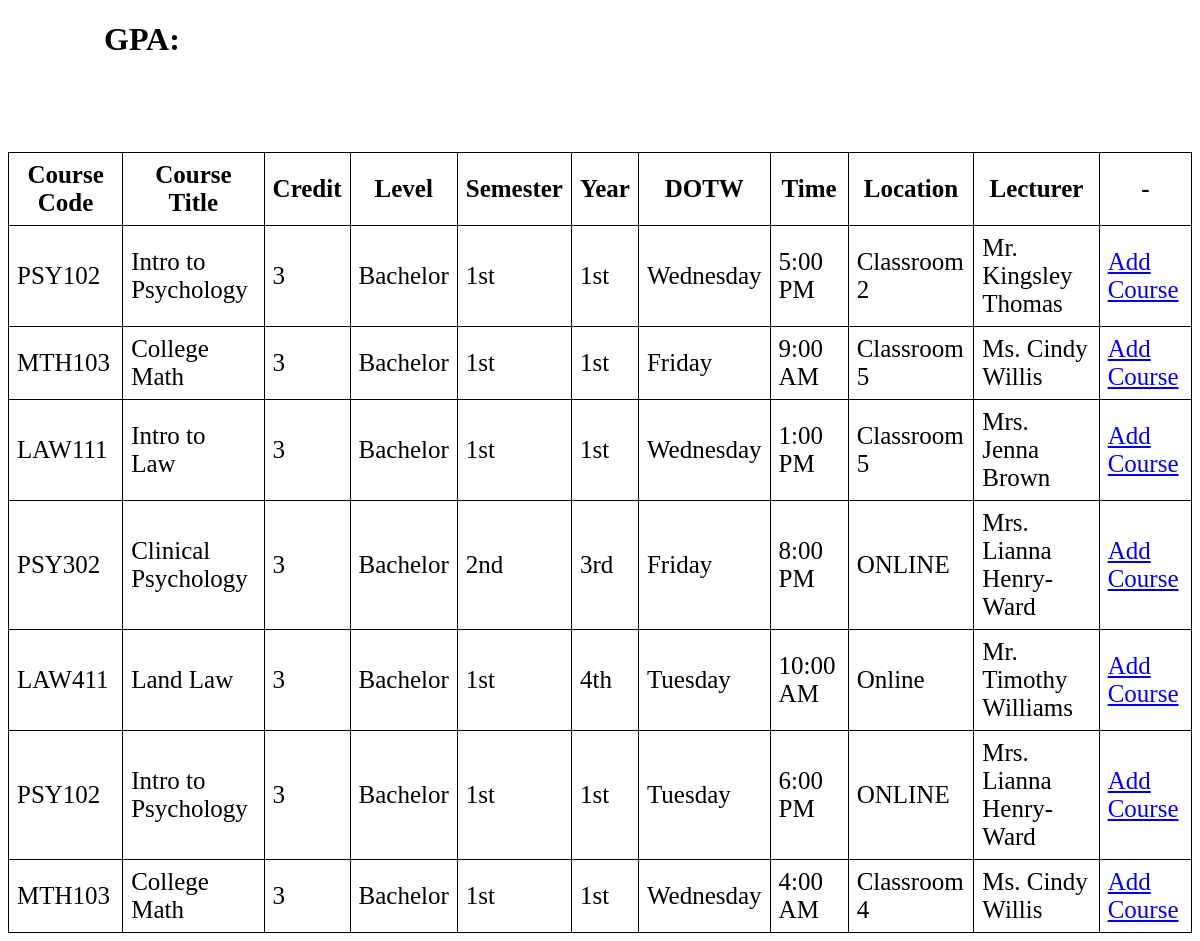
The app's page /addcourse.php?id=20241000 with its own data.
### tables this page shows
create table Course_Schedule
(
	courseScheduleSection int not null,  
	courseScheduleCode varchar(10) not null,  
    courseScheduleSemester int not null,
    courseScheduleYear int not null,
    courseScheduleDay int not null,  
    courseScheduleTime int not null,
    courseScheduleLocation varchar(20) not null,
    courseScheduleLecturerID int not null,  
    primary key(courseScheduleSection,courseScheduleCode,courseScheduleLecturerID),
    foreign key (courseScheduleCode) references Courses(coursecode),
    foreign key (courseScheduleLecturerID) references Lecturers(lecturerID)
);

create table Courses
(
	coursecode varchar(10) not null,
	coursetitle varchar(30) not null,
    coursecredits int not null,
    coursedegreelevel varchar(20) not null,    
    primary key (coursecode)
);

create table Lecturers
(
	lecturerID int not null,
	title varchar(10) not null,
    fname varchar(20) not null,
    lname varchar(20) not null,    
	department varchar(20) not null,
    position varchar(20),    
    primary key (lecturerID)   
);

### addcourse.php (the view, shortened to what this page needs)
<?php
	include "connect.php";
?>
<!DOCTYPE html>
<html>
    <head>
    </head>
    <body>
        <?php
        function DOTW($data)
        {
            if($data == 2){return "Tuesday";}
            if($data == 3){return "Wednesday";}
            if($data == 5){return "Friday";}
        }
        function YEAR($data)
        {
            if($data == 1){return "1st";}
            if($data == 3){return "3rd";}
            if($data == 4){return "4th";}
        }
        function SEMESTER($data)
        {
            if($data == 1){return "1st";}
            if($data == 2){return "2nd";}
        }
        function TOD($data)
        {
            if($data > 12){return strval($data - 12) . ":00 PM";}
            else if ($data == 12){return strval($data) . ":00 PM";}
            else{return strval($data) . ":00 AM";}
        }
        echo "<h1>".$_SESSION['studentID']."&nbsp;&nbsp;&nbsp;&nbsp;&nbsp;&nbsp;&nbsp;&nbsp;&nbsp;&nbsp;&nbsp;&nbsp;"
        ."GPA: ".$_SESSION['GPA']."</h1>";
        $sectionsArray = array();
        $courseCodeArray = array();
        echo "<br><br><br><br>";
        $getcourses = "select enrolmentSectioncode, courseScheduleCode
        from Students,Enrolment, Courses, Course_Schedule
        where Enrolment.enrolmentStudentID = Students.studentID
        and Course_Schedule.courseScheduleCode = Courses.coursecode
        and Enrolment.enrolmentSectionCode = Course_Schedule.courseScheduleSection
        and studentID = $_GET[id];";
        $getcoursesinfo = mysqli_query($connection,$getcourses)or die('Error query not working');
        if($getcoursesinfo->num_rows>0)
        {
            while($row=$getcoursesinfo->fetch_assoc())
            {
                $sectionsArray[] = $row['enrolmentSectioncode'];
                $courseCodeArray[] = $row['courseScheduleCode'];
            }
        }
        else
        {}
        $querystring  = "";
        if(sizeof($sectionsArray) > 0)
        {
            foreach ($sectionsArray as $section)
            {
                $querystring = $querystring." and courseScheduleSection != ";
                $querystring =  $querystring.$section;
            }
        }
        if(sizeof($courseCodeArray) > 0)
        {
            foreach ($courseCodeArray as $coursecode)
            {
                $querystring = $querystring." and courseScheduleCode != '";
                $querystring =  $querystring.$coursecode."'";
            }
        }
        $otherCourses = "select * from Course_Schedule, Courses, Lecturers
        where Course_Schedule.courseScheduleCode = Courses.coursecode
        and Course_Schedule.courseScheduleLecturerID = Lecturers.lecturerID".$querystring;
        $result=mysqli_query($connection,$otherCourses)or die('Error query not working');
        if($result->num_rows>0)
        {
            echo "<span style='color:black;font-size:25px;'>".
            "<table id='table1'>"
            ."<tr><th>Course Code</th><th>Course Title</th><th>Credit</th><th>Level</th><th>Semester</th><th>Year</th><th>DOTW</th><th>Time</th><th>Location</th><th>Lecturer</th><th>-</th></tr>";
            while($row=$result->fetch_assoc())
            {
                $dotw = DOTW($row['courseScheduleDay']);
                $year = YEAR($row['courseScheduleYear']);
                $semester = SEMESTER($row['courseScheduleSemester']);
                $tod = TOD($row['courseScheduleTime']);
                echo"<tr><td>$row[coursecode]</td><td>$row[coursetitle]</td><td>$row[coursecredits]</td>
                <td>$row[coursedegreelevel]</td><td>$semester</td><td>$year</td>
                <td>$dotw</td><td>$tod</td><td>$row[courseScheduleLocation]</td>
                <td>$row[title] $row[fname] $row[lname]</td><td><a href='addcourseToStudent.php?id=$row[courseScheduleSection]'>Add Course</a></td></tr>";
            }
            echo"</table></span>";
        }
        ?>
    </body>
</html>

### addcourse.php (style rules this page uses)
#table1, th, td { border: 1px solid black; border-collapse: collapse; padding: 0.5rem; }
span { font-size: 30px; color:red; }

### records on screen
course_schedule: courseScheduleCode.coursecode "PSY102", courseScheduleCode.coursetitle "Intro to Psychology", courseScheduleCode.coursecredits "3", courseScheduleCode.coursedegreelevel "Bachelor", courseScheduleSemester "1st", courseScheduleYear "1st", courseScheduleDay "Wednesday", courseScheduleTime "5:00 PM", courseScheduleLocation "Classroom 2", courseScheduleLecturerID.title "Mr.", courseScheduleLecturerID.fname "Kingsley", courseScheduleLecturerID.lname "Thomas"
course_schedule: courseScheduleCode.coursecode "MTH103", courseScheduleCode.coursetitle "College Math", courseScheduleCode.coursecredits "3", courseScheduleCode.coursedegreelevel "Bachelor", courseScheduleSemester "1st", courseScheduleYear "1st", courseScheduleDay "Friday", courseScheduleTime "9:00 AM", courseScheduleLocation "Classroom 5", courseScheduleLecturerID.title "Ms.", courseScheduleLecturerID.fname "Cindy", courseScheduleLecturerID.lname "Willis"
course_schedule: courseScheduleCode.coursecode "LAW111", courseScheduleCode.coursetitle "Intro to Law", courseScheduleCode.coursecredits "3", courseScheduleCode.coursedegreelevel "Bachelor", courseScheduleSemester "1st", courseScheduleYear "1st", courseScheduleDay "Wednesday", courseScheduleTime "1:00 PM", courseScheduleLocation "Classroom 5", courseScheduleLecturerID.title "Mrs.", courseScheduleLecturerID.fname "Jenna", courseScheduleLecturerID.lname "Brown"
course_schedule: courseScheduleCode.coursecode "PSY302", courseScheduleCode.coursetitle "Clinical Psychology", courseScheduleCode.coursecredits "3", courseScheduleCode.coursedegreelevel "Bachelor", courseScheduleSemester "2nd", courseScheduleYear "3rd", courseScheduleDay "Friday", courseScheduleTime "8:00 PM", courseScheduleLocation "ONLINE", courseScheduleLecturerID.title "Mrs.", courseScheduleLecturerID.fname "Lianna", courseScheduleLecturerID.lname "Henry-Ward"
course_schedule: courseScheduleCode.coursecode "LAW411", courseScheduleCode.coursetitle "Land Law", courseScheduleCode.coursecredits "3", courseScheduleCode.coursedegreelevel "Bachelor", courseScheduleSemester "1st", courseScheduleYear "4th", courseScheduleDay "Tuesday", courseScheduleTime "10:00 AM", courseScheduleLocation "Online", courseScheduleLecturerID.title "Mr.", courseScheduleLecturerID.fname "Timothy", courseScheduleLecturerID.lname "Williams"
course_schedule: courseScheduleCode.coursecode "PSY102", courseScheduleCode.coursetitle "Intro to Psychology", courseScheduleCode.coursecredits "3", courseScheduleCode.coursedegreelevel "Bachelor", courseScheduleSemester "1st", courseScheduleYear "1st", courseScheduleDay "Tuesday", courseScheduleTime "6:00 PM", courseScheduleLocation "ONLINE", courseScheduleLecturerID.title "Mrs.", courseScheduleLecturerID.fname "Lianna", courseScheduleLecturerID.lname "Henry-Ward"
course_schedule: courseScheduleCode.coursecode "MTH103", courseScheduleCode.coursetitle "College Math", courseScheduleCode.coursecredits "3", courseScheduleCode.coursedegreelevel "Bachelor", courseScheduleSemester "1st", courseScheduleYear "1st", courseScheduleDay "Wednesday", courseScheduleTime "4:00 AM", courseScheduleLocation "Classroom 4", courseScheduleLecturerID.title "Ms.", courseScheduleLecturerID.fname "Cindy", courseScheduleLecturerID.lname "Willis"
